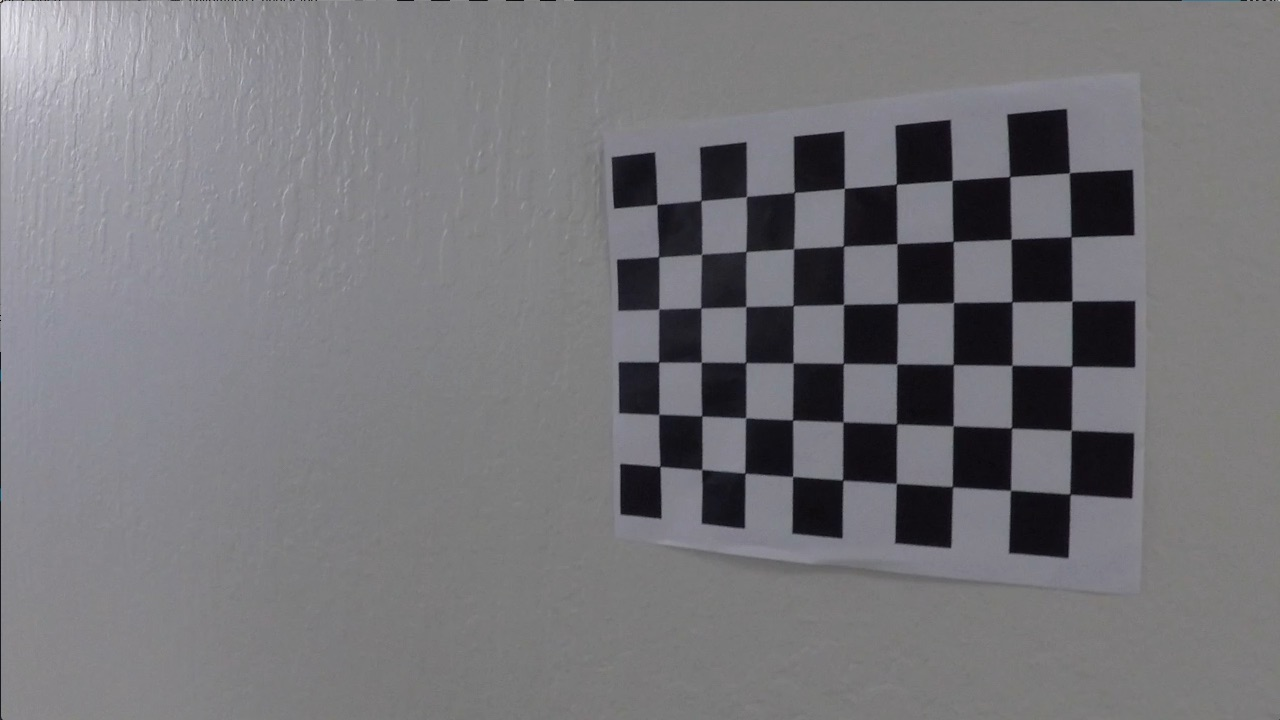
#> input picture Advanced_Lane_Lines/camera_cal/calibration12.jpg, 1280 x 720 px
$ jupyter execute --allow-errors Advanced_lane_finding.ipynb   (shell and % lines are left out)   (older library calls are emulated)   (text cells are left out)
#> lines starting #> are read from the running program, lines starting #| are printed output that depends on the picture; after the words box and inside, x2 and y2 are one past the last pixel; in counts of white or black regions, pixels touching at a corner belong together; pictures that were not available may be replaced by others from this repository, and a replacement may not be noted
[cell 1]
import numpy as np
import cv2
import os
import matplotlib.pyplot as plt


nx = 9 #the number of inside corners in x
ny = 6 #the number of inside corners in y

# prepare object points, like (0,0,0), (1,0,0), (2,0,0) ....,(6,5,0)
objp = np.zeros((nx*ny,3), np.float32)
objp[:,:2] = np.mgrid[0:nx,0:ny].T.reshape(-1,2)

# Arrays to store object points and image points from all the images.
objpoints = [] # 3d points in real world space
imgpoints = [] # 2d points in image plane.

camera_dir = 'camera_cal/'

plt.figure(3, figsize=(20,20))
plt_count = 1

for root, dirs, files in os.walk(camera_dir):
    for name in files:
        filepath = os.path.join(root, name)
        img = cv2.imread(filepath)
#> img is the input picture: shape (720, 1280, 3); mean B, G, R 121.6, 117.6, 118.5
        gray = cv2.cvtColor(img, cv2.COLOR_BGR2GRAY)

        # Find the chessboard corners
        ret, corners = cv2.findChessboardCorners(gray, (nx, ny), None)
#> ret = True; corners = 54 rows, first 8: [658.3, 203.3], [700.5, 200.5], [746.4, 196.4], [793.7, 191.7], [845, 187.7], [896.3, 183.9], [953.3, 180], [1008.9, 176.3]

        if ret == True:
            objpoints.append(objp)
            imgpoints.append(corners)
            cv2.drawChessboardCorners(img, (nx, ny), corners, ret)
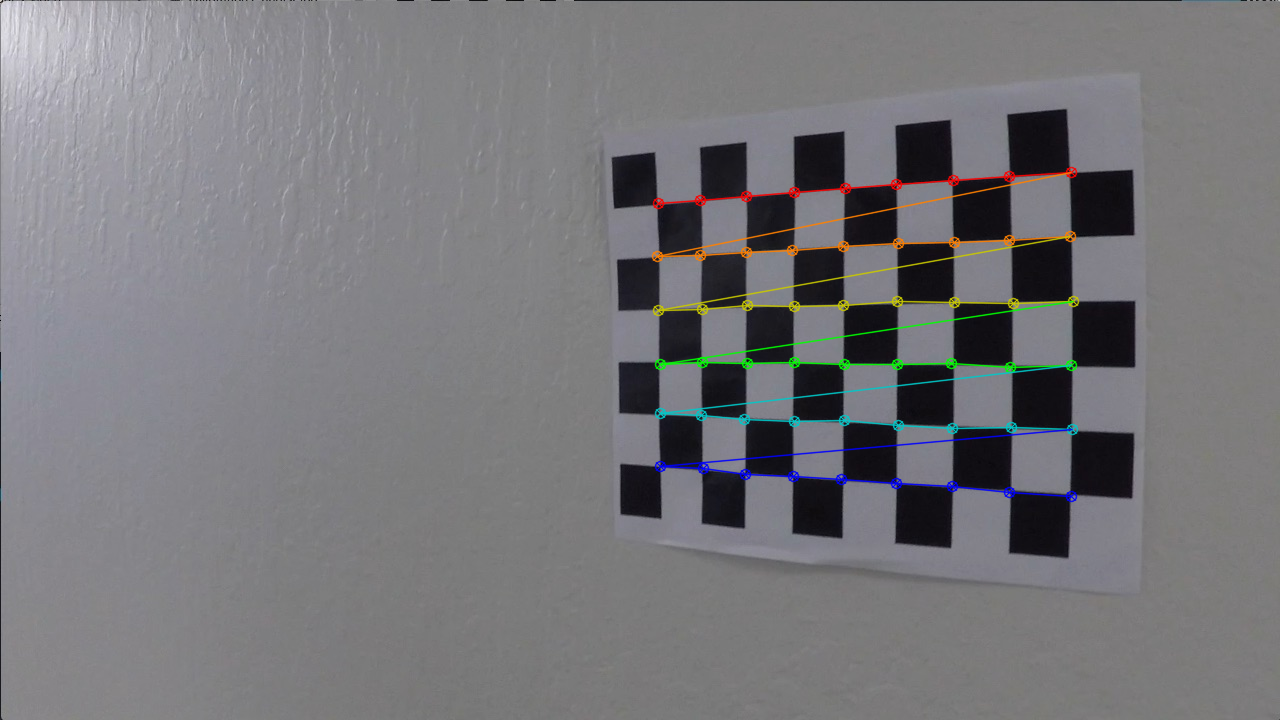
#> img: shape (720, 1280, 3); 1.94% of pixels changed, all inside (x1, y1, x2, y2) = (651, 166, 1080, 503)

            if plt_count <= 3:
                plt.subplot(1, 3, plt_count)
                plt.imshow(img)
                plt_count += 1
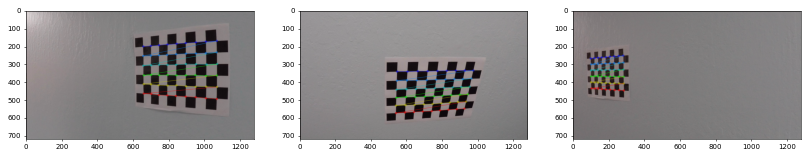
#> figure drawn by matplotlib, 3 panels; B, G, R data is drawn as R, G, B

[cell 2]
# Use cv2.calibrateCamera() and cv2.undistort()
cal_img = cv2.imread('camera_cal/calibration1.jpg', cv2.IMREAD_GRAYSCALE)
# global parameters
#> (the rest of this cell did not finish here and is left out)

[cell 3]
def binary_image(img):
    """convert the original RGB img to a binary img through a seris of thresholds"""

    # Convert to HLS color space and separate the S channel
    hls = cv2.cvtColor(img, cv2.COLOR_BGR2HLS)
    l_channel = hls[:,:,1]
    s_channel = hls[:,:,2]

    # Sobel x
    sobelx = cv2.Sobel(l_channel, cv2.CV_64F, 1, 0)
    abs_sobelx = np.absolute(sobelx)
    scaled_sobelx = np.uint8(255*abs_sobelx/np.max(abs_sobelx))

    # Threshold sobelx
    sobelx_thresh = (20, 100)
    sobelx_binary = np.zeros_like(sobelx)
    sobelx_binary[(scaled_sobelx >= sobelx_thresh[0]) & (scaled_sobelx <= sobelx_thresh[1])] = 1

    # Threshold S channel
    s_thresh = (170, 255)
    s_binary = np.zeros_like(s_channel)
    s_binary[(s_channel >= s_thresh[0]) & (s_channel <= s_thresh[1])] = 1

    # combine threshold images
    combined_binary = np.zeros_like(s_binary)
    combined_binary[((sobelx_binary == 1)) | (s_binary == 1)] = 1

    binary_save = combined_binary * 255

    return combined_binary

test_img = cv2.imread('test_images/test5.jpg')
#> (the rest of this cell did not finish here and is left out)

[cell 4]
road_img = cv2.imread('test_images/straight_lines1.jpg')

# 4 source coordinates
src = np.float32([[310, 650], [1010, 650], [595, 450], [690, 450]])
# 4 dist coordinates
dst = np.float32([[310, 650], [1010, 650], [310, 0], [1010, 0]])

# perspective transform matrix and its inversion, global parameters
M = cv2.getPerspectiveTransform(src, dst)
Minv = cv2.getPerspectiveTransform(dst, src)

# [9 lines left out: function warp_image, not called in this run]

#> (the rest of this cell did not finish here and is left out)

[cell 5]
lane_img = cv2.imread('test_images/test5.jpg')

#> (the rest of this cell did not finish here and is left out)

#> (a cell that did not finish here is left out)

[cell 7]
# bird-eyes view
birdeye_img = np.zeros_like(lane_img)
#> (the rest of this cell did not finish here and is left out)

#> (a cell that did not finish here is left out)

[cell 9]
def detect_lane(lane_img):
    lane_warped = warp_image(lane_img, mtx, dist, M)
    binary_warped = binary_image(lane_warped)

    histogram = np.sum(binary_warped[binary_warped.shape[0]//2:,:], axis=0)
    out_img = np.dstack((binary_warped, binary_warped, binary_warped))*255

    midpoint = np.int(histogram.shape[0]//2)
    leftx_base = np.argmax(histogram[:midpoint])
    rightx_base = np.argmax(histogram[midpoint:]) + midpoint

    nwindows = 7
    window_height = np.int(binary_warped.shape[0]//nwindows)

    nonzero = binary_warped.nonzero()
    nonzeroy = np.array(nonzero[0])
    nonzerox = np.array(nonzero[1])

    leftx_current = leftx_base
    rightx_current = rightx_base

    margin = 100
    minpix = 50

    left_lane_inds = []
    right_lane_inds = []

    # Step through the windows one by one
    for window in range(nwindows):
        # Identify window boundaries in x and y (and right and left)
        win_y_low = binary_warped.shape[0] - (window+1)*window_height
        win_y_high = binary_warped.shape[0] - window*window_height
        win_xleft_low = leftx_current - margin
        win_xleft_high = leftx_current + margin
        win_xright_low = rightx_current - margin
        win_xright_high = rightx_current + margin

        good_left_inds = ((nonzeroy >= win_y_low) & (nonzeroy < win_y_high) &
                         (nonzerox >= win_xleft_low) & (nonzerox < win_xleft_high)).nonzero()[0]
        good_right_inds = ((nonzeroy >= win_y_low) & (nonzeroy < win_y_high) &
                          (nonzerox >= win_xright_low) & (nonzerox < win_xright_high)).nonzero()[0]

        left_lane_inds.append(good_left_inds)
        right_lane_inds.append(good_right_inds)

        if len(good_left_inds) > minpix:
            leftx_current = np.int(np.mean(nonzerox[good_left_inds]))
        if len(good_right_inds) > minpix:
            rightx_current = np.int(np.mean(nonzerox[good_right_inds]))


    left_lane_inds = np.concatenate(left_lane_inds)
    right_lane_inds = np.concatenate(right_lane_inds)

    leftx = nonzerox[left_lane_inds]
    lefty = nonzeroy[left_lane_inds]
    rightx = nonzerox[right_lane_inds]
    righty = nonzeroy[right_lane_inds]

    left_fit = np.polyfit(lefty, leftx, 2)
    right_fit = np.polyfit(righty, rightx, 2)

    ploty = np.linspace(0, binary_warped.shape[0]-1, binary_warped.shape[0])
    left_fitx = left_fit[0]*ploty**2 + left_fit[1]*ploty + left_fit[2]
    right_fitx = right_fit[0]*ploty**2 + right_fit[1]*ploty + right_fit[2]

    y_eval = np.max(ploty)
    left_curverad = ((1 + (2*left_fit[0]*y_eval + left_fit[1])**2)**1.5) / np.absolute(2*left_fit[0])
    right_curverad = ((1 + (2*right_fit[0]*y_eval + right_fit[1])**2)**1.5) / np.absolute(2*right_fit[0])

    ym_per_pix = 30/720 # meters per pixel in y dimension
    xm_per_pix = 3.7/700 # meters per pixel in x dimension

    left_fit_cr = np.polyfit(lefty*ym_per_pix, leftx*xm_per_pix, 2)
    right_fit_cr = np.polyfit(righty*ym_per_pix, rightx*xm_per_pix, 2)

    left_curverad = ((1 + (2*left_fit_cr[0]*y_eval*ym_per_pix + left_fit_cr[1])**2)**1.5) / np.absolute(2*left_fit_cr[0])
    right_curverad = ((1 + (2*right_fit_cr[0]*y_eval*ym_per_pix + right_fit_cr[1])**2)**1.5) / np.absolute(2*right_fit_cr[0])

    birdeye_img = np.zeros_like(lane_img)
    left_fitx_int = np.rint(left_fitx).astype(int)
    right_fitx_int = np.rint(right_fitx).astype(int)

    img_shape = birdeye_img.shape

    for y in range(img_shape[0]):
        for x in range(max(left_fitx_int[y], 0), min(right_fitx_int[y], img_shape[1])):
            birdeye_img[y, x] = [0, 255, 0]

    unwarped = cv2.warpPerspective(birdeye_img, Minv, (img_shape[1], img_shape[0]), flags=cv2.INTER_LINEAR)
    dst_img = cv2.addWeighted(lane_img, 1.0, unwarped, 0.3, 0)

    curve_text = ('Left curvature = {:.2f}m Right curvature = {:.2f}m'.format(left_curverad, right_curverad))

    diff_center_pix = (leftx_base + rightx_base)/2 - midpoint
    diff_center = diff_center_pix * xm_per_pix

    if diff_center > 0:
        center_text = ('Vehicle is {:.2f}m left of center'.format(diff_center))
    else:
        center_text = ('Vehicle is {:.2f} right of center'.format(-diff_center))

    cv2.putText(dst_img, curve_text, org=(50, 50), fontFace = 0, fontScale = 1, color=(255,255,255))
    cv2.putText(dst_img, center_text, org=(50, 100), fontFace = 0, fontScale = 1, color=(255,255,255))

    print(curve_text)
    print(center_text)

    return dst_img

lane_img = cv2.imread('test_images/test5.jpg')
#> (the rest of this cell did not finish here and is left out)

[cell 10]
class Video:
    # [196 lines left out: functions __init__, warp_img, binarize_img, detect_lane_blind, detect_lane, plot_lane and 1 more, not called in this run]

video_path = 'project_video.mp4'

def animate(video_path):
#> called with video_path = 'project_video.mp4'
    cap = cv2.VideoCapture(video_path)
    _, first_frame = cap.read()
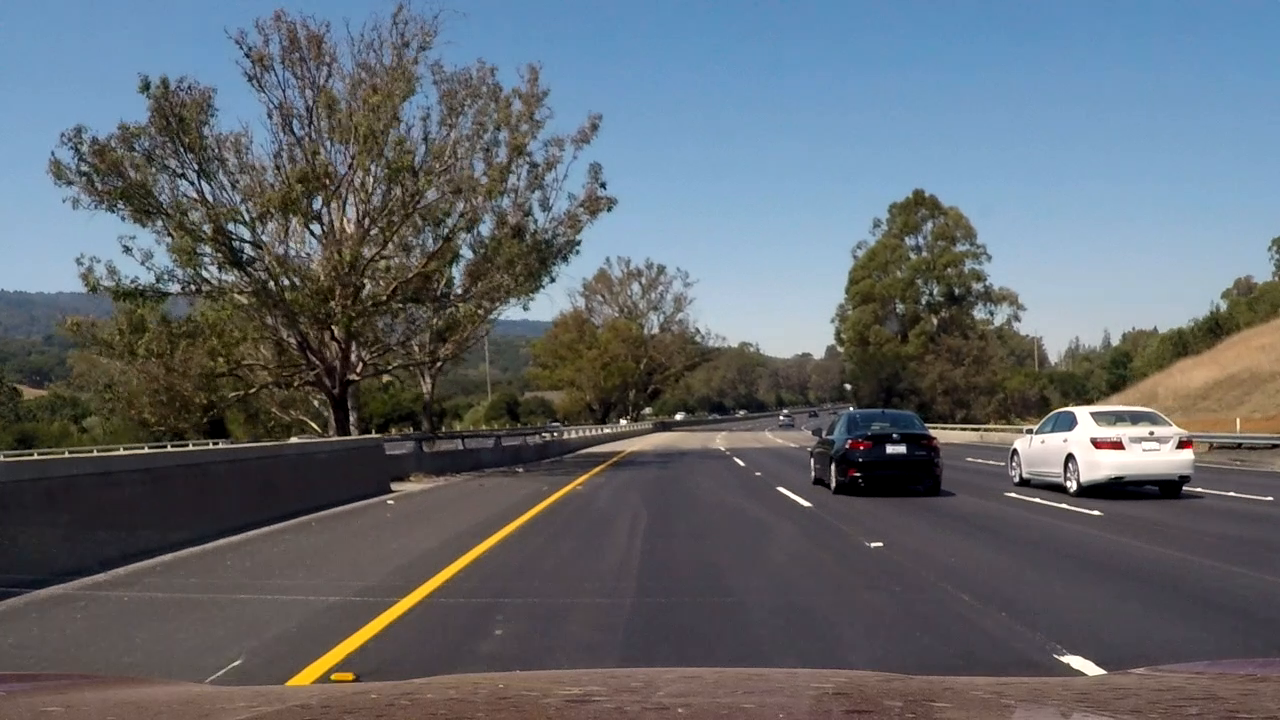
#> input picture frame 3 of Vehicle-Detection/test_video.mp4, 1280 x 720 px, given in place of project_video.mp4, which was not available
#> first_frame is the input picture: shape (720, 1280, 3); mean B, G, R 109.8, 103.2, 97.2
    video_obj = Video(first_frame, mtx, dist, M, Minv)
    video_obj.functions()

    count = 0

    while cap.isOpened():
        ret, frame = cap.read()
        video_obj.lane_img = frame
        dst_img = video_obj.functions()
        output_dst = 'run/' + str(count) + '.jpg'
        cv2.imwrite(output_dst, dst_img)
        count += 1

    cap.release()
    cv2.destroyAllWindows()

#> (the rest of this cell did not finish here and is left out)
